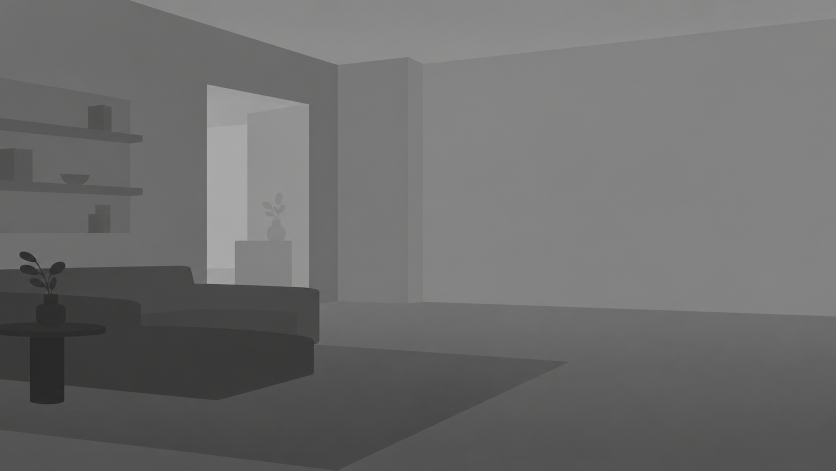
#> input picture outputs/PersonMatte/depth-showcase/depth-room.png, 1672 x 941 px (shown at 1/2 size)
$ python render_depth_bts.py
#> lines starting #> are read from the running program, lines starting #| are printed output that depends on the picture
"""Render a continuous 10-second 16:9 plate-to-matte VFX breakdown."""
from pathlib import Path
import json
import subprocess as sp
import sys
import numpy as np
from PIL import Image, ImageDraw, ImageFont

W,H,FPS,N=1920,1080,24,240
ROOT=Path(__file__).resolve().parents[1]
OUT=ROOT/'outputs/PersonMatte/depth-showcase'
OUT.mkdir(exist_ok=True)
SOURCE=Path(r'F:\TRABALHO\DELPHI DIGITAL\2026-10 CETERIS WEBCAM\riverside_ceteris_raw-video-cfr_hivemind_5385.mp4')
MATTE=ROOT/'outputs/PersonMatte/test-10s/person_matte.mov'
BACKGROUND=OUT/'depth-room.png'
NO_WINDOW=0x08000000

def read_full(stream,size):
    buf=bytearray()
    while len(buf)<size:
        b=stream.read(size-len(buf))
        if not b: break
        buf.extend(b)
    if len(buf)!=size: raise RuntimeError(f'Incomplete frame: {len(buf)}/{size}')
    return buf

def decoder(path,args,pix):
    return sp.Popen(['ffmpeg','-hide_banner','-loglevel','error','-nostdin',*args,'-i',str(path),'-frames:v',str(N),'-vf',f'scale={W}:{H}:in_range={"tv" if pix=="gray16le" else "auto"}:out_range=full','-f','rawvideo','-pix_fmt',pix,'pipe:1'],stdout=sp.PIPE,creationflags=NO_WINDOW)

def encoder(path):
    return sp.Popen(['ffmpeg','-hide_banner','-loglevel','error','-nostdin','-y','-f','rawvideo','-pix_fmt','rgb24','-s',f'{W}x{H}','-r',str(FPS),'-i','pipe:0','-an','-c:v','libx264','-preset','medium','-crf','16','-pix_fmt','yuv420p','-movflags','+faststart',str(path)],stdin=sp.PIPE,creationflags=NO_WINDOW)

def ease(t):
    # Smooth acceleration and deceleration at the ends of every transition.
    t=np.clip(t,0,1)
    return t*t*t*(t*(t*6-15)+10)

def progress(t,a,b): return ease((t-a)/(b-a))

def text_layer(title,subtitle):
#> called with title = '01 / Original plate', subtitle = 'Source footage · continuous speech'
    im=Image.new('RGBA',(W,H),(0,0,0,0))
#> im: PIL image 1920x1080 RGBA; every value is 0
    d=ImageDraw.Draw(im)
    font=ImageFont.truetype('C:/Windows/Fonts/arial.ttf',35)
    small=ImageFont.truetype('C:/Windows/Fonts/arial.ttf',21)
    mono=ImageFont.truetype('C:/Windows/Fonts/consola.ttf',20)
    d.rounded_rectangle((48,46,407,94),radius=5,fill=(10,10,10,178))
    d.text((65,58),'CETERIS / VFX BREAKDOWN',font=mono,fill=(240,240,240,255))
    d.rounded_rectangle((48,866,650,1018),radius=7,fill=(10,10,10,195))
    d.text((70,886),title,font=font,fill=(245,245,245,255))
    d.text((72,939),subtitle,font=small,fill=(185,185,185,255))
    return np.asarray(im).astype(np.float32)/255
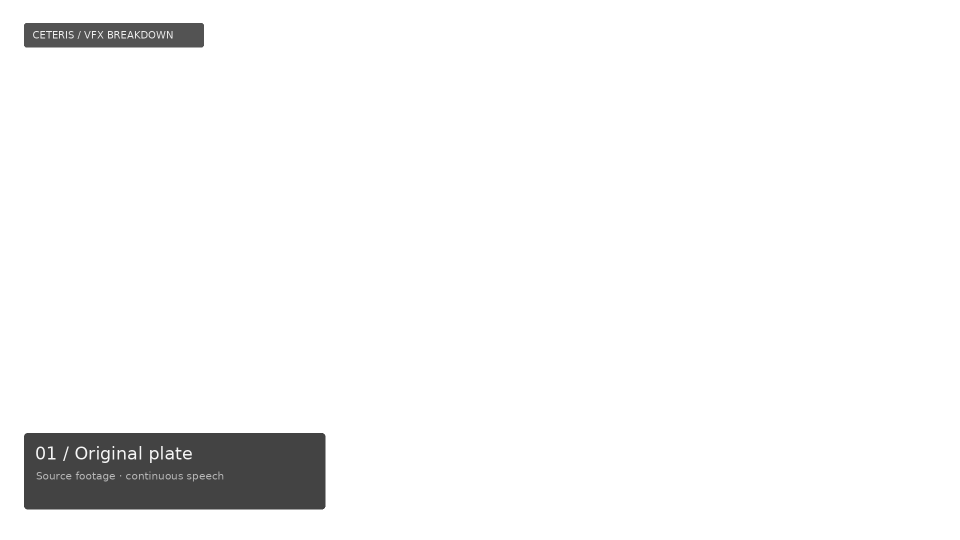
#> returned value: shape (1080, 1920, 4) float32 (shown at 1/2 size); mean of channels 0, 1, 2, 3 0.00418, 0.00418, 0.00418, 0.0406; transparent parts drawn white

layers=[text_layer('01 / Original plate','Source footage · continuous speech'),
        text_layer('02 / Foreground isolation','Background removed · soft-edge coverage'),
        text_layer('03 / Alpha matte','White holds · black removes · gray blends'),
        text_layer('04 / Depth composite','White silhouette · stylized gray room')]

def overlay(frame,layer,opacity=1):
    a=layer[...,3:4]*opacity
    return frame*(1-a)+layer[...,:3]*a

background=np.asarray(Image.open(BACKGROUND).convert('L').resize((W,H),Image.Resampling.LANCZOS)).astype(np.float32)/255
# Compress the room into supporting gray values; keep the foreground white.
background=np.repeat((0.06+background*.48)[...,None],3,axis=2)
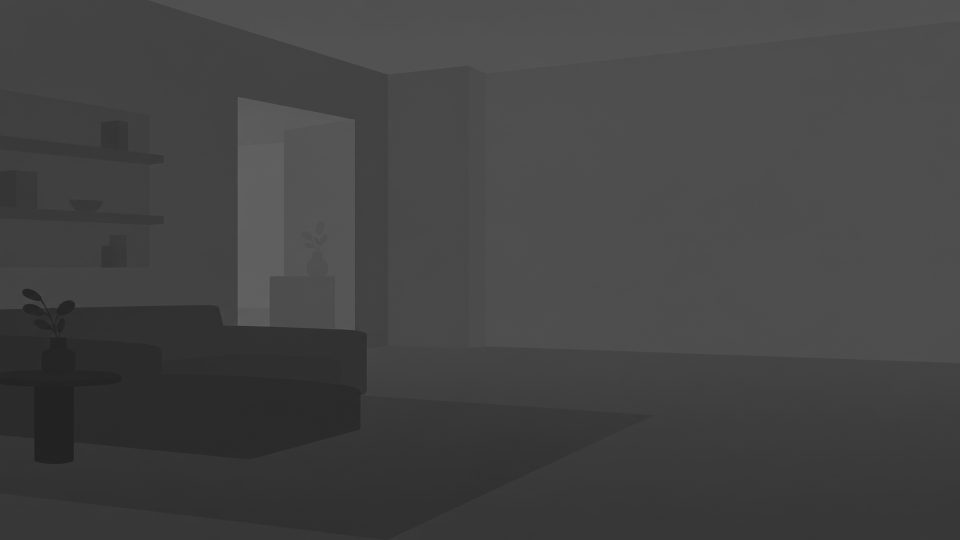
#> background: shape (1080, 1920, 3) float32 (shown at 1/2 size); min 0.116, max 0.401, mean 0.265
xs=np.arange(W,dtype=np.float32)[None,:,None]
neutral=np.full((H,W,3),.055,dtype=np.float32)
plate=decoder(SOURCE,['-ss','99.5'],'rgb24')
#> (the run stopped early here; a loop or call above may not have finished)
